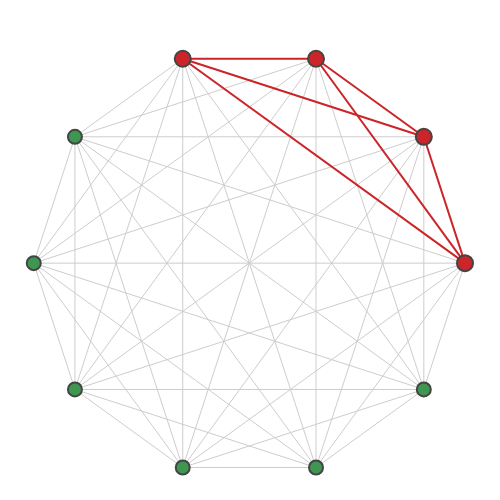

This figure's notebook cell:
### Code cell
graph = nx.complete_graph(10)
fig = plot.graph(graph, [0, 1, 2, 3])
fig.show()

### Figure 1 — Plotly figure (JSON) as saved in the notebook; plotly's stock layout.template omitted (floating-point values rounded to 4 significant figures; data arrays with more than 128 entries replaced by an {"elided": "..."} marker saying what was removed)
{"data": [{"hoverinfo": "none", "line": {"color": "#CDCDCD", "width": 1}, "mode": "lines", "type": "scatter", "x": {"elided": "135 float values"}, "y": {"elided": "135 float values"}}, {"hoverinfo": "none", "line": {"color": "#cc2529", "width": 2}, "mode": "lines", "type": "scatter", "x": [1, 0.809, null, 1, 0.309, null, 1, -0.309, null, 0.809, 0.309, null, 0.809, -0.309, null, 0.309, -0.309, null], "y": [1.222e-08, 0.5878, null, 1.222e-08, 0.9511, null, 1.222e-08, 0.9511, null, 0.5878, 0.9511, null, 0.5878, 0.9511, null, 0.9511, 0.9511, null]}, {"hoverinfo": "text", "marker": {"color": "#3e9651", "line": {"width": 2}, "size": 14}, "mode": "markers", "text": ["0", "1", "2", "3", "4", "5", "6", "7", "8", "9"], "type": "scatter", "x": [1, 0.809, 0.309, -0.309, -0.809, -1.0, -0.809, -0.309, 0.309, 0.809], "y": [1.222e-08, 0.5878, 0.9511, 0.9511, 0.5878, -3.352e-08, -0.5878, -0.9511, -0.9511, -0.5878]}, {"hoverinfo": "text", "marker": {"color": "#cc2529", "line": {"width": 2}, "size": 16}, "mode": "markers", "text": ["0", "1", "2", "3"], "type": "scatter", "x": [1, 0.809, 0.309, -0.309], "y": [1.222e-08, 0.5878, 0.9511, 0.9511]}], "layout": {"height": 500, "hovermode": "closest", "margin": {"b": 0, "l": 0, "r": 0, "t": 25}, "plot_bgcolor": "#ffffff", "showlegend": false, "width": 500, "xaxis": {"showgrid": false, "showticklabels": false, "zeroline": false}, "yaxis": {"showgrid": false, "showticklabels": false, "zeroline": false}}}
